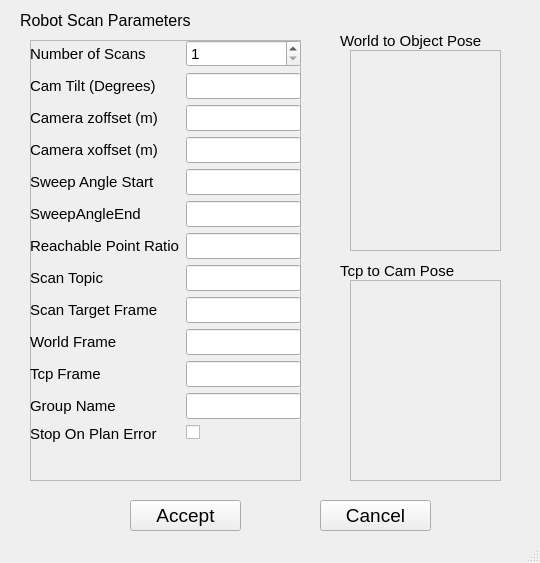
<?xml version="1.0" encoding="UTF-8"?>
<ui version="4.0">
 <class>RobotScanConfigWindow</class>
 <widget class="QMainWindow" name="RobotScanConfigWindow">
  <property name="geometry">
   <rect>
    <x>0</x>
    <y>0</y>
    <width>540</width>
    <height>563</height>
   </rect>
  </property>
  <property name="font">
   <font>
    <pointsize>11</pointsize>
   </font>
  </property>
  <property name="windowTitle">
   <string>MainWindow</string>
  </property>
  <widget class="QWidget" name="centralwidget">
   <widget class="QLabel" name="label">
    <property name="geometry">
     <rect>
      <x>20</x>
      <y>10</y>
      <width>181</width>
      <height>21</height>
     </rect>
    </property>
    <property name="font">
     <font>
      <pointsize>12</pointsize>
     </font>
    </property>
    <property name="text">
     <string>Robot Scan Parameters</string>
    </property>
   </widget>
   <widget class="QLabel" name="label_2">
    <property name="geometry">
     <rect>
      <x>340</x>
      <y>30</y>
      <width>181</width>
      <height>21</height>
     </rect>
    </property>
    <property name="font">
     <font>
      <pointsize>11</pointsize>
     </font>
    </property>
    <property name="text">
     <string>World to Object Pose</string>
    </property>
   </widget>
   <widget class="QFrame" name="frame_2">
    <property name="geometry">
     <rect>
      <x>350</x>
      <y>280</y>
      <width>151</width>
      <height>201</height>
     </rect>
    </property>
    <property name="frameShape">
     <enum>QFrame::StyledPanel</enum>
    </property>
    <property name="frameShadow">
     <enum>QFrame::Raised</enum>
    </property>
    <widget class="QWidget" name="PoseWidgetTcpToCam" native="true">
     <property name="geometry">
      <rect>
       <x>0</x>
       <y>0</y>
       <width>151</width>
       <height>201</height>
      </rect>
     </property>
    </widget>
   </widget>
   <widget class="QLabel" name="label_3">
    <property name="geometry">
     <rect>
      <x>340</x>
      <y>260</y>
      <width>181</width>
      <height>21</height>
     </rect>
    </property>
    <property name="font">
     <font>
      <pointsize>11</pointsize>
     </font>
    </property>
    <property name="text">
     <string>Tcp to Cam Pose</string>
    </property>
   </widget>
   <widget class="QFrame" name="frame_3">
    <property name="geometry">
     <rect>
      <x>30</x>
      <y>40</y>
      <width>271</width>
      <height>441</height>
     </rect>
    </property>
    <property name="frameShape">
     <enum>QFrame::StyledPanel</enum>
    </property>
    <property name="frameShadow">
     <enum>QFrame::Raised</enum>
    </property>
    <widget class="QWidget" name="formLayoutWidget">
     <property name="geometry">
      <rect>
       <x>0</x>
       <y>0</y>
       <width>271</width>
       <height>503</height>
      </rect>
     </property>
     <layout class="QFormLayout" name="FormLayoutRobotScan">
      <property name="fieldGrowthPolicy">
       <enum>QFormLayout::AllNonFixedFieldsGrow</enum>
      </property>
      <item row="0" column="0">
       <widget class="QLabel" name="acquisionTimeLabel">
        <property name="text">
         <string>Number of Scans</string>
        </property>
       </widget>
      </item>
      <item row="0" column="1">
       <widget class="QSpinBox" name="SpinBoxNumScans">
        <property name="minimum">
         <number>1</number>
        </property>
        <property name="maximum">
         <number>40</number>
        </property>
       </widget>
      </item>
      <item row="1" column="0">
       <widget class="QLabel" name="surfaceThresholdMmLabel">
        <property name="text">
         <string>Cam Tilt (Degrees)</string>
        </property>
       </widget>
      </item>
      <item row="1" column="1">
       <widget class="QLineEdit" name="LineEditCamTilt">
        <property name="inputMask">
         <string/>
        </property>
        <property name="text">
         <string/>
        </property>
        <property name="maxLength">
         <number>8</number>
        </property>
       </widget>
      </item>
      <item row="2" column="0">
       <widget class="QLabel" name="cameraZoffsetLabel">
        <property name="text">
         <string>Camera zoffset (m)</string>
        </property>
       </widget>
      </item>
      <item row="2" column="1">
       <widget class="QLineEdit" name="LineEditCameraZoffset"/>
      </item>
      <item row="3" column="0">
       <widget class="QLabel" name="cameraXoffsetLabel">
        <property name="text">
         <string>Camera xoffset (m)</string>
        </property>
       </widget>
      </item>
      <item row="3" column="1">
       <widget class="QLineEdit" name="LineEditCameraXoffset"/>
      </item>
      <item row="4" column="0">
       <widget class="QLabel" name="sweepAngleStartLabel">
        <property name="text">
         <string>Sweep Angle Start</string>
        </property>
       </widget>
      </item>
      <item row="4" column="1">
       <widget class="QLineEdit" name="LineEditSweepAngleStart">
        <property name="inputMethodHints">
         <set>Qt::ImhDigitsOnly</set>
        </property>
        <property name="inputMask">
         <string/>
        </property>
        <property name="text">
         <string/>
        </property>
        <property name="maxLength">
         <number>8</number>
        </property>
       </widget>
      </item>
      <item row="5" column="0">
       <widget class="QLabel" name="sweepAngleEndLabel">
        <property name="text">
         <string>SweepAngleEnd</string>
        </property>
       </widget>
      </item>
      <item row="5" column="1">
       <widget class="QLineEdit" name="LineEditSweepAngleEnd">
        <property name="inputMethodHints">
         <set>Qt::ImhDigitsOnly</set>
        </property>
        <property name="inputMask">
         <string/>
        </property>
        <property name="text">
         <string/>
        </property>
        <property name="maxLength">
         <number>8</number>
        </property>
       </widget>
      </item>
      <item row="6" column="0">
       <widget class="QLabel" name="reachablePointRationLabel">
        <property name="text">
         <string>Reachable Point Ratio</string>
        </property>
       </widget>
      </item>
      <item row="6" column="1">
       <widget class="QLineEdit" name="LineEditReachablePointRatio">
        <property name="inputMethodHints">
         <set>Qt::ImhDigitsOnly</set>
        </property>
       </widget>
      </item>
      <item row="7" column="0">
       <widget class="QLabel" name="scanTopicLabel">
        <property name="text">
         <string>Scan Topic</string>
        </property>
       </widget>
      </item>
      <item row="7" column="1">
       <widget class="QLineEdit" name="LineEditScanTopic"/>
      </item>
      <item row="8" column="0">
       <widget class="QLabel" name="scanTargetFrameLabel">
        <property name="text">
         <string>Scan Target Frame</string>
        </property>
       </widget>
      </item>
      <item row="8" column="1">
       <widget class="QLineEdit" name="LineEditScanTargetFrame"/>
      </item>
      <item row="9" column="0">
       <widget class="QLabel" name="worldFrameLabel">
        <property name="text">
         <string>World Frame</string>
        </property>
       </widget>
      </item>
      <item row="9" column="1">
       <widget class="QLineEdit" name="LineEditWorldFrame"/>
      </item>
      <item row="10" column="0">
       <widget class="QLabel" name="tcpFrameLabel">
        <property name="text">
         <string>Tcp Frame</string>
        </property>
       </widget>
      </item>
      <item row="10" column="1">
       <widget class="QLineEdit" name="LineEditTcpFrame"/>
      </item>
      <item row="11" column="0">
       <widget class="QLabel" name="groupNameLabel">
        <property name="text">
         <string>Group Name</string>
        </property>
       </widget>
      </item>
      <item row="11" column="1">
       <widget class="QLineEdit" name="LineEditGroupName"/>
      </item>
      <item row="12" column="0">
       <widget class="QLabel" name="stopOnPlanningErrorLabel">
        <property name="text">
         <string>Stop On Plan Error</string>
        </property>
       </widget>
      </item>
      <item row="12" column="1">
       <widget class="QCheckBox" name="CheckBoxStopOnPlanningError"/>
      </item>
     </layout>
    </widget>
   </widget>
   <widget class="QPushButton" name="PushButtonAccept">
    <property name="geometry">
     <rect>
      <x>130</x>
      <y>500</y>
      <width>111</width>
      <height>31</height>
     </rect>
    </property>
    <property name="font">
     <font>
      <pointsize>14</pointsize>
     </font>
    </property>
    <property name="text">
     <string>Accept</string>
    </property>
   </widget>
   <widget class="QPushButton" name="PushButtonCancel">
    <property name="geometry">
     <rect>
      <x>320</x>
      <y>500</y>
      <width>111</width>
      <height>31</height>
     </rect>
    </property>
    <property name="font">
     <font>
      <pointsize>14</pointsize>
     </font>
    </property>
    <property name="text">
     <string>Cancel</string>
    </property>
   </widget>
   <widget class="QFrame" name="frame_4">
    <property name="geometry">
     <rect>
      <x>350</x>
      <y>50</y>
      <width>151</width>
      <height>201</height>
     </rect>
    </property>
    <property name="frameShape">
     <enum>QFrame::StyledPanel</enum>
    </property>
    <property name="frameShadow">
     <enum>QFrame::Raised</enum>
    </property>
    <widget class="QWidget" name="PoseWidgetWorldToObj" native="true">
     <property name="geometry">
      <rect>
       <x>0</x>
       <y>-1</y>
       <width>151</width>
       <height>201</height>
      </rect>
     </property>
    </widget>
   </widget>
  </widget>
  <widget class="QStatusBar" name="statusbar"/>
 </widget>
 <resources/>
 <connections/>
</ui>
